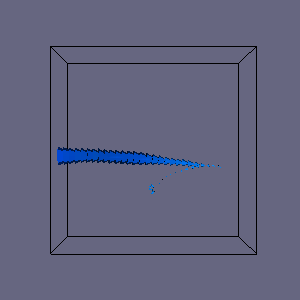

Python code for this plot:
#!/usr/bin/env python

# Read EnSight office binary case file, compute streamlines with cone glyphs.

import os

import vtkmodules.vtkInteractionStyle  # noqa: F401
import vtkmodules.vtkRenderingFreeType  # noqa: F401
import vtkmodules.vtkRenderingOpenGL2  # noqa: F401

from vtkmodules.vtkCommonDataModel import vtkDataObject
from vtkmodules.vtkFiltersCore import (
    vtkGlyph3D,
    vtkStructuredGridOutlineFilter,
)
from vtkmodules.vtkFiltersFlowPaths import vtkStreamTracer
from vtkmodules.vtkFiltersSources import vtkConeSource
from vtkmodules.vtkIOEnSight import vtkGenericEnSightReader
from vtkmodules.vtkRenderingCore import (
    vtkActor,
    vtkPolyDataMapper,
    vtkRenderWindow,
    vtkRenderWindowInteractor,
    vtkRenderer,
)

# Source
data_dir = os.environ.get("VPE_DATA_DIR", os.path.dirname(os.path.abspath(__file__)))

# Read EnSight case file
ensight_reader = vtkGenericEnSightReader()
ensight_reader.SetCaseFileName(os.path.join(data_dir, "EnSight", "office_bin.case"))
ensight_reader.Update()

# Outline from block 0
outline_filter = vtkStructuredGridOutlineFilter()
outline_filter.SetInputData(ensight_reader.GetOutput().GetBlock(0))

outline_mapper = vtkPolyDataMapper()
outline_mapper.SetInputConnection(outline_filter.GetOutputPort())

outline_actor = vtkActor()
outline_actor.SetMapper(outline_mapper)
outline_actor.GetProperty().SetColor(0, 0, 0)

# Streamlines from block 0
stream_tracer = vtkStreamTracer()
stream_tracer.SetInputData(ensight_reader.GetOutput().GetBlock(0))
stream_tracer.SetStartPosition(0.1, 2.1, 0.5)
stream_tracer.SetMaximumPropagation(500)
stream_tracer.SetInitialIntegrationStep(0.1)
stream_tracer.SetIntegrationDirectionToForward()

# Cone glyphs
cone_source = vtkConeSource()
cone_source.SetResolution(8)

glyph_filter = vtkGlyph3D()
glyph_filter.SetInputConnection(stream_tracer.GetOutputPort())
glyph_filter.SetSourceConnection(cone_source.GetOutputPort())
glyph_filter.SetScaleFactor(3)
glyph_filter.SetInputArrayToProcess(1, 0, 0, vtkDataObject.FIELD_ASSOCIATION_POINTS, "vectors")
glyph_filter.SetScaleModeToScaleByVector()

glyph_mapper = vtkPolyDataMapper()
glyph_mapper.SetInputConnection(glyph_filter.GetOutputPort())
glyph_mapper.SetScalarRange(ensight_reader.GetOutput().GetBlock(0).GetScalarRange())

glyph_actor = vtkActor()
glyph_actor.SetMapper(glyph_mapper)

# Renderer
renderer = vtkRenderer()
renderer.AddActor(outline_actor)
renderer.AddActor(glyph_actor)
renderer.SetBackground(0.4, 0.4, 0.5)

# Render window
render_window = vtkRenderWindow()
render_window.AddRenderer(renderer)
render_window.SetWindowName("ensight office bin")
render_window.SetMultiSamples(0)
render_window.SetSize(300, 300)

# Interactor
interactor = vtkRenderWindowInteractor()
interactor.SetRenderWindow(render_window)

# Scene
renderer.ResetCamera()

interactor.Initialize()
interactor.Start()
